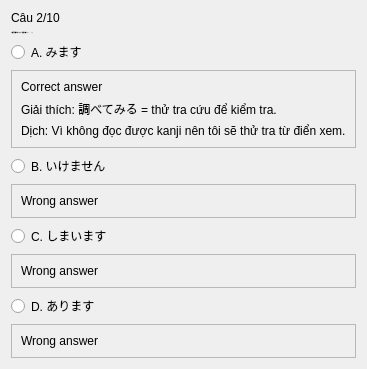
               <widget class="QWidget" name="bai2_cau2">
                <layout class="QVBoxLayout" name="layout_bai2_cau2">
                 <item>
                  <widget class="QLabel" name="bai2_progress2">
                   <property name="text">
                    <string>Câu 2/10</string>
                   </property>
                  </widget>
                 </item>
                 <item>
                  <widget class="QLabel" name="bai2_question2">
                   <property name="font">
                    <font>
                     <family>Segoe UI</family>
                     <pointsize>-1</pointsize>
                     <weight>75</weight>
                     <bold>true</bold>
                    </font>
                   </property>
                   <property name="text">
                    <string>2. 漢字が読めないので、辞書で調べて（　　　）。</string>
                   </property>
                   <property name="wordWrap">
                    <bool>true</bool>
                   </property>
                  </widget>
                 </item>
                 <item>
                  <widget class="QRadioButton" name="bai2_2_A">
                   <property name="text">
                    <string>A. みます</string>
                   </property>
                  </widget>
                 </item>
                 <item>
                  <widget class="QFrame" name="frame_45">
                   <property name="frameShape">
                    <enum>QFrame::StyledPanel</enum>
                   </property>
                   <property name="frameShadow">
                    <enum>QFrame::Raised</enum>
                   </property>
                   <layout class="QVBoxLayout" name="verticalLayout_50">
                    <item>
                     <widget class="QLabel" name="label_83">
                      <property name="text">
                       <string>Correct answer</string>
                      </property>
                     </widget>
                    </item>
                    <item>
                     <widget class="QLabel" name="label_84">
                      <property name="text">
                       <string>Giải thích: 調べてみる = thử tra cứu để kiểm tra.</string>
                      </property>
                     </widget>
                    </item>
                    <item>
                     <widget class="QLabel" name="label_82">
                      <property name="text">
                       <string>Dịch: Vì không đọc được kanji nên tôi sẽ thử tra từ điển xem.</string>
                      </property>
                     </widget>
                    </item>
                   </layout>
                  </widget>
                 </item>
                 <item>
                  <widget class="QRadioButton" name="bai2_2_B">
                   <property name="text">
                    <string>B. いけません</string>
                   </property>
                  </widget>
                 </item>
                 <item>
                  <widget class="QFrame" name="frame_46">
                   <property name="frameShape">
                    <enum>QFrame::StyledPanel</enum>
                   </property>
                   <property name="frameShadow">
                    <enum>QFrame::Raised</enum>
                   </property>
                   <layout class="QVBoxLayout" name="verticalLayout_51">
                    <item>
                     <widget class="QLabel" name="label_85">
                      <property name="text">
                       <string>Wrong answer</string>
                      </property>
                     </widget>
                    </item>
                   </layout>
                  </widget>
                 </item>
                 <item>
                  <widget class="QRadioButton" name="bai2_2_C">
                   <property name="text">
                    <string>C. しまいます</string>
                   </property>
                  </widget>
                 </item>
                 <item>
                  <widget class="QFrame" name="frame_47">
                   <property name="frameShape">
                    <enum>QFrame::StyledPanel</enum>
                   </property>
                   <property name="frameShadow">
                    <enum>QFrame::Raised</enum>
                   </property>
                   <layout class="QVBoxLayout" name="verticalLayout_52">
                    <item>
                     <widget class="QLabel" name="label_86">
                      <property name="text">
                       <string>Wrong answer</string>
                      </property>
                     </widget>
                    </item>
                   </layout>
                  </widget>
                 </item>
                 <item>
                  <widget class="QRadioButton" name="bai2_2_D">
                   <property name="text">
                    <string>D. あります</string>
                   </property>
                  </widget>
                 </item>
                 <item>
                  <widget class="QFrame" name="frame_48">
                   <property name="frameShape">
                    <enum>QFrame::StyledPanel</enum>
                   </property>
                   <property name="frameShadow">
                    <enum>QFrame::Raised</enum>
                   </property>
                   <layout class="QVBoxLayout" name="verticalLayout_53">
                    <item>
                     <widget class="QLabel" name="label_87">
                      <property name="text">
                       <string>Wrong answer</string>
                      </property>
                     </widget>
                    </item>
                   </layout>
                  </widget>
                 </item>
                </layout>
               </widget>
